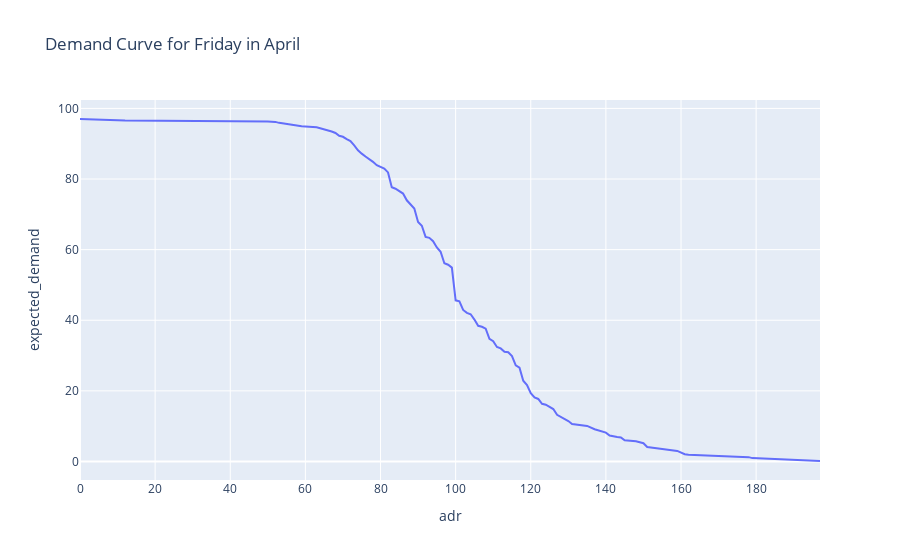

Notebook source saved alongside this figure:
### Markdown cell above
The table above shows that at the price of 197 on a Friday in April, we can expect to sell 0 rooms, and at 178, we can expect to sell 1 room.

So far, we have applied the expected value theory to estimate demand. Now, we are going to use the same theory to calculate the expected revenue and turn this into a revenue optimization problem.

The formula we are going to use to calculate the expected revenue is:

Expected Revenue = ADR * expected demand

Let's start by looking at this visually.

**Visual optimization**

We will start by plotting the demand curve and then try to find the price that maximizes expected revenue.

### Code cell
# calculating expect Rev
merged_df["expected_rev"] = merged_df["adr"] * merged_df["expected_demand"]
fig = px.line(merged_df[(merged_df.dow == "Friday") & (merged_df.month == "April")], 
              x="adr", 
              y="expected_demand", 
              title="Demand Curve for Friday in April")
fig.show()

### Figure 1 — Plotly figure (JSON) as saved in the notebook; plotly's stock layout.template omitted (floating-point values rounded to 4 significant figures)
{"data": [{"hovertemplate": "adr=%{x}<br>expected_demand=%{y}<extra></extra>", "legendgroup": "", "line": {"color": "#636efa", "dash": "solid"}, "marker": {"symbol": "circle"}, "mode": "lines", "name": "", "orientation": "v", "showlegend": false, "type": "scatter", "x": [197.0, 189.0, 184.0, 180.0, 179.0, 178.0, 170.0, 167.0, 165.0, 162.0, 161.0, 160.0, 159.0, 155.0, 154.0, 153.0, 152.0, 151.0, 150.0, 149.0, 148.0, 145.0, 144.0, 143.0, 141.0, 140.0, 139.0, 138.0, 137.0, 135.0, 134.0, 131.0, 130.0, 129.0, 128.0, 127.0, 126.0, 125.0, 124.0, 123.0, 122.0, 121.0, 120.0, 119.0, 118.0, 117.0, 116.0, 115.0, 114.0, 113.0, 112.0, 111.0, 110.0, 109.0, 108.0, 107.0, 106.0, 105.0, 104.0, 103.0, 102.0, 101.0, 100.0, 99.0, 98.0, 97.0, 96.0, 95.0, 94.0, 93.0, 92.0, 91.0, 90.0, 89.0, 88.0, 87.0, 86.0, 85.0, 84.0, 83.0, 82.0, 81.0, 80.0, 79.0, 78.0, 77.0, 76.0, 75.0, 74.0, 73.0, 72.0, 71.0, 70.0, 69.0, 68.0, 67.0, 66.0, 65.0, 64.0, 63.0, 59.0, 56.0, 54.0, 53.0, 52.0, 50.0, 12.0, 0.0], "xaxis": "x", "y": [0.1362, 0.4087, 0.6812, 0.8174, 0.9537, 1.226, 1.499, 1.635, 1.771, 1.907, 2.044, 2.588, 2.997, 3.542, 3.678, 3.815, 3.951, 4.087, 5.177, 5.449, 5.722, 5.994, 6.812, 6.948, 7.357, 8.174, 8.447, 8.719, 9.128, 10.08, 10.22, 10.63, 11.44, 11.99, 12.67, 13.21, 14.85, 15.39, 16.08, 16.35, 17.71, 18.12, 19.35, 21.66, 22.89, 26.57, 27.25, 29.84, 30.93, 31.06, 32.02, 32.42, 34.06, 34.74, 37.6, 38.15, 38.42, 40.19, 41.69, 42.1, 42.91, 45.37, 45.64, 54.9, 55.72, 56.13, 59.4, 60.62, 62.4, 63.35, 63.62, 66.76, 67.85, 71.66, 72.75, 73.98, 75.88, 76.56, 77.25, 77.65, 81.88, 82.97, 83.38, 83.92, 84.88, 85.56, 86.37, 87.19, 88.14, 89.51, 90.73, 91.28, 91.96, 92.23, 93.05, 93.46, 93.73, 94.14, 94.41, 94.68, 94.96, 95.37, 95.77, 95.91, 96.18, 96.32, 96.59, 97.0], "yaxis": "y"}], "layout": {"legend": {"tracegroupgap": 0}, "title": {"text": "Demand Curve for Friday in April"}, "xaxis": {"anchor": "y", "domain": [0, 1], "title": {"text": "adr"}}, "yaxis": {"anchor": "x", "domain": [0, 1], "title": {"text": "expected_demand"}}}}
